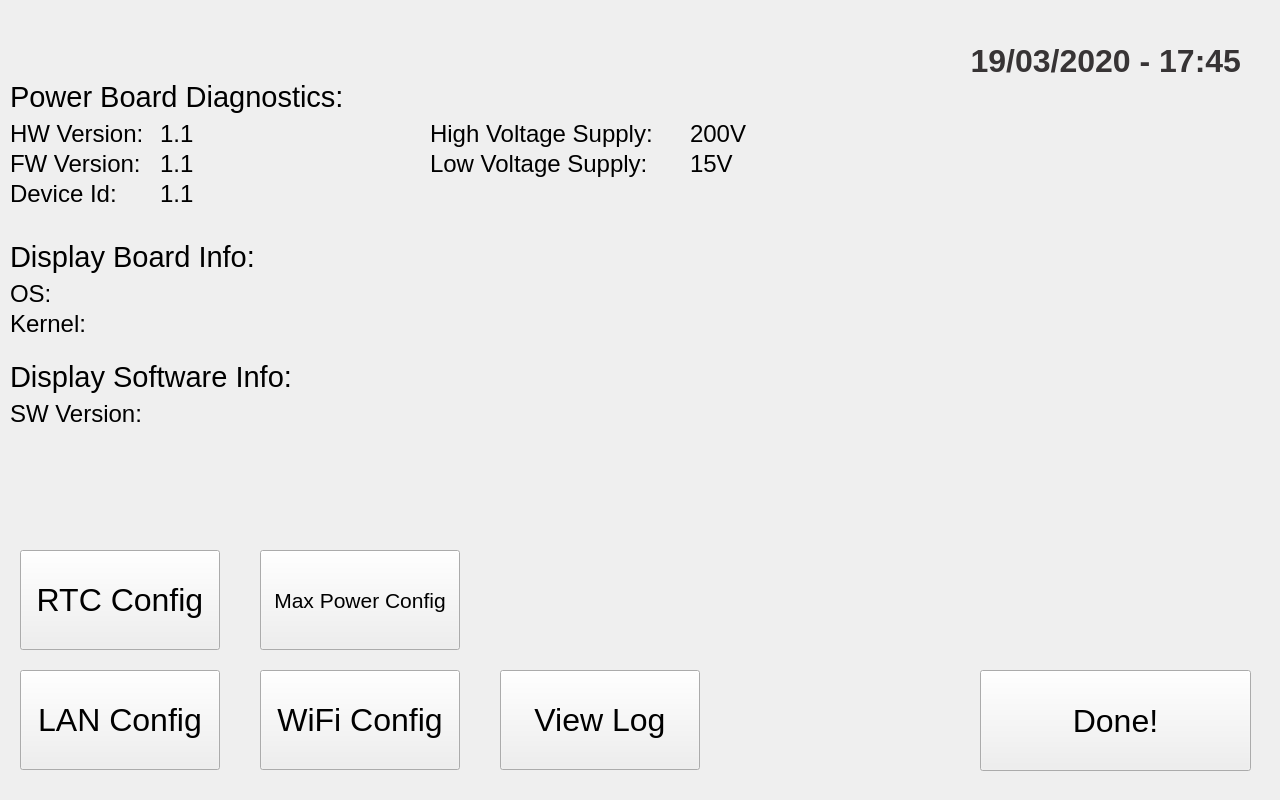
<?xml version="1.0" encoding="UTF-8"?>
<ui version="4.0">
 <class>DiagnosticsDialog</class>
 <widget class="QDialog" name="DiagnosticsDialog">
  <property name="geometry">
   <rect>
    <x>0</x>
    <y>0</y>
    <width>1280</width>
    <height>800</height>
   </rect>
  </property>
  <property name="windowTitle">
   <string>Dialog</string>
  </property>
  <property name="styleSheet">
   <string notr="true">QDialog {
background-image: url(:/background/resources/bkg_solo_logo.png);
}</string>
  </property>
  <widget class="QLabel" name="label_3">
   <property name="geometry">
    <rect>
     <x>10</x>
     <y>120</y>
     <width>154</width>
     <height>28</height>
    </rect>
   </property>
   <property name="font">
    <font>
     <pointsize>18</pointsize>
    </font>
   </property>
   <property name="acceptDrops">
    <bool>true</bool>
   </property>
   <property name="text">
    <string>HW Version: </string>
   </property>
  </widget>
  <widget class="QLabel" name="hardwareLabel">
   <property name="geometry">
    <rect>
     <x>160</x>
     <y>120</y>
     <width>261</width>
     <height>28</height>
    </rect>
   </property>
   <property name="font">
    <font>
     <pointsize>18</pointsize>
    </font>
   </property>
   <property name="text">
    <string>1.1</string>
   </property>
  </widget>
  <widget class="QLabel" name="label_2">
   <property name="geometry">
    <rect>
     <x>10</x>
     <y>80</y>
     <width>370</width>
     <height>34</height>
    </rect>
   </property>
   <property name="font">
    <font>
     <pointsize>22</pointsize>
    </font>
   </property>
   <property name="text">
    <string>Power Board Diagnostics:</string>
   </property>
  </widget>
  <widget class="QLabel" name="label_5">
   <property name="geometry">
    <rect>
     <x>10</x>
     <y>150</y>
     <width>150</width>
     <height>28</height>
    </rect>
   </property>
   <property name="font">
    <font>
     <pointsize>18</pointsize>
    </font>
   </property>
   <property name="text">
    <string>FW Version: </string>
   </property>
  </widget>
  <widget class="QLabel" name="label_7">
   <property name="geometry">
    <rect>
     <x>430</x>
     <y>150</y>
     <width>248</width>
     <height>28</height>
    </rect>
   </property>
   <property name="font">
    <font>
     <pointsize>18</pointsize>
    </font>
   </property>
   <property name="text">
    <string>Low Voltage Supply: </string>
   </property>
  </widget>
  <widget class="QLabel" name="highVLabel">
   <property name="geometry">
    <rect>
     <x>690</x>
     <y>120</y>
     <width>121</width>
     <height>28</height>
    </rect>
   </property>
   <property name="font">
    <font>
     <pointsize>18</pointsize>
    </font>
   </property>
   <property name="text">
    <string>200V</string>
   </property>
  </widget>
  <widget class="QLabel" name="label_4">
   <property name="geometry">
    <rect>
     <x>430</x>
     <y>120</y>
     <width>256</width>
     <height>28</height>
    </rect>
   </property>
   <property name="font">
    <font>
     <pointsize>18</pointsize>
    </font>
   </property>
   <property name="text">
    <string>High Voltage Supply: </string>
   </property>
  </widget>
  <widget class="QLabel" name="lowVLabel">
   <property name="geometry">
    <rect>
     <x>690</x>
     <y>150</y>
     <width>121</width>
     <height>28</height>
    </rect>
   </property>
   <property name="font">
    <font>
     <pointsize>18</pointsize>
    </font>
   </property>
   <property name="text">
    <string>15V</string>
   </property>
   <property name="margin">
    <number>0</number>
   </property>
  </widget>
  <widget class="QLabel" name="firmwareLabel">
   <property name="geometry">
    <rect>
     <x>160</x>
     <y>150</y>
     <width>261</width>
     <height>28</height>
    </rect>
   </property>
   <property name="font">
    <font>
     <pointsize>18</pointsize>
    </font>
   </property>
   <property name="text">
    <string>1.1</string>
   </property>
  </widget>
  <widget class="QLabel" name="label_12">
   <property name="geometry">
    <rect>
     <x>10</x>
     <y>280</y>
     <width>50</width>
     <height>28</height>
    </rect>
   </property>
   <property name="font">
    <font>
     <pointsize>18</pointsize>
    </font>
   </property>
   <property name="text">
    <string>OS: </string>
   </property>
  </widget>
  <widget class="QLabel" name="osLabel">
   <property name="geometry">
    <rect>
     <x>100</x>
     <y>280</y>
     <width>651</width>
     <height>28</height>
    </rect>
   </property>
   <property name="font">
    <font>
     <pointsize>18</pointsize>
    </font>
   </property>
   <property name="text">
    <string/>
   </property>
  </widget>
  <widget class="QLabel" name="label_6">
   <property name="geometry">
    <rect>
     <x>10</x>
     <y>240</y>
     <width>370</width>
     <height>34</height>
    </rect>
   </property>
   <property name="font">
    <font>
     <pointsize>22</pointsize>
    </font>
   </property>
   <property name="text">
    <string>Display Board Info:</string>
   </property>
  </widget>
  <widget class="QLabel" name="label_13">
   <property name="geometry">
    <rect>
     <x>10</x>
     <y>310</y>
     <width>91</width>
     <height>28</height>
    </rect>
   </property>
   <property name="font">
    <font>
     <pointsize>18</pointsize>
    </font>
   </property>
   <property name="text">
    <string>Kernel: </string>
   </property>
  </widget>
  <widget class="QLabel" name="kernelLabel">
   <property name="geometry">
    <rect>
     <x>100</x>
     <y>310</y>
     <width>651</width>
     <height>28</height>
    </rect>
   </property>
   <property name="font">
    <font>
     <pointsize>18</pointsize>
    </font>
   </property>
   <property name="text">
    <string/>
   </property>
  </widget>
  <widget class="QLabel" name="label_11">
   <property name="geometry">
    <rect>
     <x>10</x>
     <y>360</y>
     <width>370</width>
     <height>34</height>
    </rect>
   </property>
   <property name="font">
    <font>
     <pointsize>22</pointsize>
    </font>
   </property>
   <property name="text">
    <string>Display Software Info:</string>
   </property>
  </widget>
  <widget class="QLabel" name="label_8">
   <property name="geometry">
    <rect>
     <x>10</x>
     <y>400</y>
     <width>151</width>
     <height>28</height>
    </rect>
   </property>
   <property name="font">
    <font>
     <pointsize>18</pointsize>
    </font>
   </property>
   <property name="text">
    <string>SW Version: </string>
   </property>
  </widget>
  <widget class="QLabel" name="softLabel">
   <property name="geometry">
    <rect>
     <x>160</x>
     <y>400</y>
     <width>611</width>
     <height>28</height>
    </rect>
   </property>
   <property name="font">
    <font>
     <pointsize>18</pointsize>
    </font>
   </property>
   <property name="text">
    <string/>
   </property>
  </widget>
  <widget class="QPushButton" name="doneButton">
   <property name="geometry">
    <rect>
     <x>980</x>
     <y>670</y>
     <width>271</width>
     <height>101</height>
    </rect>
   </property>
   <property name="font">
    <font>
     <pointsize>24</pointsize>
    </font>
   </property>
   <property name="focusPolicy">
    <enum>Qt::NoFocus</enum>
   </property>
   <property name="text">
    <string>Done!</string>
   </property>
  </widget>
  <widget class="QPushButton" name="lanButton">
   <property name="geometry">
    <rect>
     <x>20</x>
     <y>670</y>
     <width>200</width>
     <height>100</height>
    </rect>
   </property>
   <property name="sizePolicy">
    <sizepolicy hsizetype="Minimum" vsizetype="Minimum">
     <horstretch>0</horstretch>
     <verstretch>0</verstretch>
    </sizepolicy>
   </property>
   <property name="minimumSize">
    <size>
     <width>200</width>
     <height>60</height>
    </size>
   </property>
   <property name="font">
    <font>
     <pointsize>24</pointsize>
    </font>
   </property>
   <property name="focusPolicy">
    <enum>Qt::NoFocus</enum>
   </property>
   <property name="text">
    <string>LAN Config</string>
   </property>
  </widget>
  <widget class="QPushButton" name="max_powerButton">
   <property name="geometry">
    <rect>
     <x>260</x>
     <y>550</y>
     <width>200</width>
     <height>100</height>
    </rect>
   </property>
   <property name="sizePolicy">
    <sizepolicy hsizetype="Minimum" vsizetype="Minimum">
     <horstretch>0</horstretch>
     <verstretch>0</verstretch>
    </sizepolicy>
   </property>
   <property name="minimumSize">
    <size>
     <width>200</width>
     <height>60</height>
    </size>
   </property>
   <property name="font">
    <font>
     <pointsize>16</pointsize>
    </font>
   </property>
   <property name="focusPolicy">
    <enum>Qt::NoFocus</enum>
   </property>
   <property name="text">
    <string>Max Power Config</string>
   </property>
  </widget>
  <widget class="QPushButton" name="rtcButton">
   <property name="geometry">
    <rect>
     <x>20</x>
     <y>550</y>
     <width>200</width>
     <height>100</height>
    </rect>
   </property>
   <property name="sizePolicy">
    <sizepolicy hsizetype="Minimum" vsizetype="Minimum">
     <horstretch>0</horstretch>
     <verstretch>0</verstretch>
    </sizepolicy>
   </property>
   <property name="minimumSize">
    <size>
     <width>200</width>
     <height>60</height>
    </size>
   </property>
   <property name="font">
    <font>
     <pointsize>24</pointsize>
    </font>
   </property>
   <property name="focusPolicy">
    <enum>Qt::NoFocus</enum>
   </property>
   <property name="text">
    <string>RTC Config</string>
   </property>
  </widget>
  <widget class="QPushButton" name="wifiButton">
   <property name="geometry">
    <rect>
     <x>260</x>
     <y>670</y>
     <width>200</width>
     <height>100</height>
    </rect>
   </property>
   <property name="sizePolicy">
    <sizepolicy hsizetype="Minimum" vsizetype="Minimum">
     <horstretch>0</horstretch>
     <verstretch>0</verstretch>
    </sizepolicy>
   </property>
   <property name="minimumSize">
    <size>
     <width>200</width>
     <height>60</height>
    </size>
   </property>
   <property name="font">
    <font>
     <pointsize>24</pointsize>
    </font>
   </property>
   <property name="focusPolicy">
    <enum>Qt::NoFocus</enum>
   </property>
   <property name="text">
    <string>WiFi Config</string>
   </property>
  </widget>
  <widget class="QPushButton" name="logButton">
   <property name="geometry">
    <rect>
     <x>500</x>
     <y>670</y>
     <width>200</width>
     <height>100</height>
    </rect>
   </property>
   <property name="sizePolicy">
    <sizepolicy hsizetype="Minimum" vsizetype="Minimum">
     <horstretch>0</horstretch>
     <verstretch>0</verstretch>
    </sizepolicy>
   </property>
   <property name="minimumSize">
    <size>
     <width>200</width>
     <height>60</height>
    </size>
   </property>
   <property name="font">
    <font>
     <pointsize>24</pointsize>
    </font>
   </property>
   <property name="focusPolicy">
    <enum>Qt::NoFocus</enum>
   </property>
   <property name="text">
    <string>View Log</string>
   </property>
  </widget>
  <widget class="QLabel" name="date_timeLabel">
   <property name="geometry">
    <rect>
     <x>910</x>
     <y>40</y>
     <width>331</width>
     <height>41</height>
    </rect>
   </property>
   <property name="font">
    <font>
     <family>Liberation Sans</family>
     <pointsize>24</pointsize>
     <weight>75</weight>
     <bold>true</bold>
    </font>
   </property>
   <property name="styleSheet">
    <string notr="true">color: rgb(55, 52, 53);</string>
   </property>
   <property name="text">
    <string>19/03/2020 - 17:45</string>
   </property>
   <property name="alignment">
    <set>Qt::AlignRight|Qt::AlignTrailing|Qt::AlignVCenter</set>
   </property>
  </widget>
  <widget class="QLabel" name="deviceLabel">
   <property name="geometry">
    <rect>
     <x>160</x>
     <y>180</y>
     <width>351</width>
     <height>28</height>
    </rect>
   </property>
   <property name="font">
    <font>
     <pointsize>18</pointsize>
    </font>
   </property>
   <property name="text">
    <string>1.1</string>
   </property>
  </widget>
  <widget class="QLabel" name="label_9">
   <property name="geometry">
    <rect>
     <x>10</x>
     <y>180</y>
     <width>150</width>
     <height>28</height>
    </rect>
   </property>
   <property name="font">
    <font>
     <pointsize>18</pointsize>
    </font>
   </property>
   <property name="text">
    <string>Device Id:</string>
   </property>
  </widget>
 </widget>
 <resources>
  <include location="light1_res.qrc"/>
 </resources>
 <connections/>
</ui>
